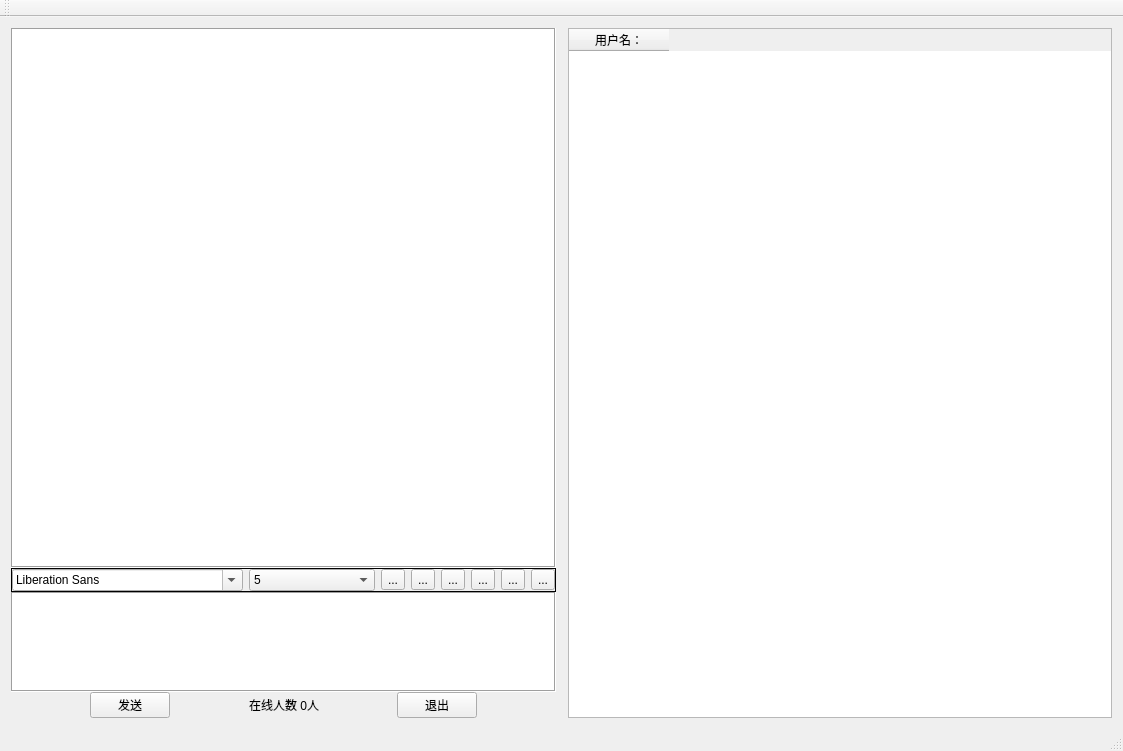
<?xml version="1.0" encoding="UTF-8"?>
<ui version="4.0">
 <class>vsqtprojectClass</class>
 <widget class="QMainWindow" name="vsqtprojectClass">
  <property name="geometry">
   <rect>
    <x>0</x>
    <y>0</y>
    <width>1123</width>
    <height>751</height>
   </rect>
  </property>
  <property name="windowTitle">
   <string>vsqtproject</string>
  </property>
  <widget class="QWidget" name="centralWidget">
   <layout class="QHBoxLayout" name="horizontalLayout_7">
    <item>
     <widget class="QWidget" name="widget_9" native="true">
      <layout class="QHBoxLayout" name="horizontalLayout_6">
       <property name="leftMargin">
        <number>0</number>
       </property>
       <property name="topMargin">
        <number>0</number>
       </property>
       <property name="rightMargin">
        <number>0</number>
       </property>
       <property name="bottomMargin">
        <number>0</number>
       </property>
       <item>
        <widget class="QWidget" name="widget_5" native="true">
         <layout class="QVBoxLayout" name="verticalLayout_2">
          <property name="spacing">
           <number>0</number>
          </property>
          <property name="leftMargin">
           <number>0</number>
          </property>
          <property name="topMargin">
           <number>0</number>
          </property>
          <property name="rightMargin">
           <number>0</number>
          </property>
          <property name="bottomMargin">
           <number>0</number>
          </property>
          <item>
           <widget class="QWidget" name="widget_3" native="true">
            <layout class="QVBoxLayout" name="verticalLayout">
             <property name="leftMargin">
              <number>0</number>
             </property>
             <property name="topMargin">
              <number>0</number>
             </property>
             <property name="rightMargin">
              <number>0</number>
             </property>
             <property name="bottomMargin">
              <number>0</number>
             </property>
            </layout>
           </widget>
          </item>
          <item>
           <widget class="QWidget" name="widget" native="true">
            <layout class="QHBoxLayout" name="horizontalLayout">
             <property name="leftMargin">
              <number>0</number>
             </property>
             <property name="topMargin">
              <number>0</number>
             </property>
             <property name="rightMargin">
              <number>0</number>
             </property>
             <property name="bottomMargin">
              <number>0</number>
             </property>
             <item>
              <widget class="QTextBrowser" name="msgBrowser">
               <property name="frameShape">
                <enum>QFrame::Box</enum>
               </property>
              </widget>
             </item>
            </layout>
           </widget>
          </item>
          <item>
           <widget class="QWidget" name="widget_4" native="true">
            <layout class="QHBoxLayout" name="horizontalLayout_3">
             <property name="leftMargin">
              <number>0</number>
             </property>
             <property name="topMargin">
              <number>0</number>
             </property>
             <property name="rightMargin">
              <number>0</number>
             </property>
             <property name="bottomMargin">
              <number>0</number>
             </property>
             <item>
              <widget class="QFrame" name="">
               <property name="frameShape">
                <enum>QFrame::Box</enum>
               </property>
               <layout class="QHBoxLayout" name="horizontalLayout_2">
                <property name="leftMargin">
                 <number>0</number>
                </property>
                <property name="topMargin">
                 <number>0</number>
                </property>
                <property name="rightMargin">
                 <number>0</number>
                </property>
                <property name="bottomMargin">
                 <number>0</number>
                </property>
                <item>
                 <widget class="QFontComboBox" name="fontCbx"/>
                </item>
                <item>
                 <widget class="QComboBox" name="sizecbx">
                  <item>
                   <property name="text">
                    <string>5</string>
                   </property>
                  </item>
                  <item>
                   <property name="text">
                    <string>6</string>
                   </property>
                  </item>
                  <item>
                   <property name="text">
                    <string>7</string>
                   </property>
                  </item>
                  <item>
                   <property name="text">
                    <string>8</string>
                   </property>
                  </item>
                  <item>
                   <property name="text">
                    <string>9</string>
                   </property>
                  </item>
                  <item>
                   <property name="text">
                    <string>10</string>
                   </property>
                  </item>
                  <item>
                   <property name="text">
                    <string>11</string>
                   </property>
                  </item>
                  <item>
                   <property name="text">
                    <string>12</string>
                   </property>
                  </item>
                  <item>
                   <property name="text">
                    <string>13</string>
                   </property>
                  </item>
                  <item>
                   <property name="text">
                    <string>14</string>
                   </property>
                  </item>
                  <item>
                   <property name="text">
                    <string>15</string>
                   </property>
                  </item>
                 </widget>
                </item>
                <item>
                 <widget class="QToolButton" name="boldTBtn">
                  <property name="toolTip">
                   <string>加粗</string>
                  </property>
                  <property name="text">
                   <string>...</string>
                  </property>
                  <property name="icon">
                   <iconset>
                    <normaloff>images/jiacu.jpg</normaloff>images/jiacu.jpg</iconset>
                  </property>
                  <property name="checkable">
                   <bool>true</bool>
                  </property>
                 </widget>
                </item>
                <item>
                 <widget class="QToolButton" name="italicTbtn">
                  <property name="toolTip">
                   <string>倾斜</string>
                  </property>
                  <property name="text">
                   <string>...</string>
                  </property>
                  <property name="checkable">
                   <bool>true</bool>
                  </property>
                 </widget>
                </item>
                <item>
                 <widget class="QToolButton" name="underlineTBtn">
                  <property name="toolTip">
                   <string>下划线</string>
                  </property>
                  <property name="text">
                   <string>...</string>
                  </property>
                  <property name="checkable">
                   <bool>true</bool>
                  </property>
                 </widget>
                </item>
                <item>
                 <widget class="QToolButton" name="colorTBtn">
                  <property name="toolTip">
                   <string>颜色</string>
                  </property>
                  <property name="text">
                   <string>...</string>
                  </property>
                 </widget>
                </item>
                <item>
                 <widget class="QToolButton" name="saveTBtn">
                  <property name="toolTip">
                   <string>保存</string>
                  </property>
                  <property name="text">
                   <string>...</string>
                  </property>
                 </widget>
                </item>
                <item>
                 <widget class="QToolButton" name="clearTBtn">
                  <property name="toolTip">
                   <string>清空</string>
                  </property>
                  <property name="text">
                   <string>...</string>
                  </property>
                 </widget>
                </item>
               </layout>
              </widget>
             </item>
            </layout>
           </widget>
          </item>
          <item>
           <widget class="QTextEdit" name="msgTxtEdit">
            <property name="enabled">
             <bool>true</bool>
            </property>
            <property name="maximumSize">
             <size>
              <width>16777215</width>
              <height>100</height>
             </size>
            </property>
            <property name="frameShape">
             <enum>QFrame::Box</enum>
            </property>
           </widget>
          </item>
          <item>
           <widget class="QWidget" name="widget_6" native="true">
            <layout class="QHBoxLayout" name="horizontalLayout_4">
             <property name="spacing">
              <number>0</number>
             </property>
             <property name="leftMargin">
              <number>0</number>
             </property>
             <property name="topMargin">
              <number>0</number>
             </property>
             <property name="rightMargin">
              <number>0</number>
             </property>
             <property name="bottomMargin">
              <number>0</number>
             </property>
             <item>
              <spacer name="horizontalSpacer_3">
               <property name="orientation">
                <enum>Qt::Horizontal</enum>
               </property>
               <property name="sizeHint" stdset="0">
                <size>
                 <width>40</width>
                 <height>20</height>
                </size>
               </property>
              </spacer>
             </item>
             <item>
              <widget class="QPushButton" name="sendBTn">
               <property name="text">
                <string>发送</string>
               </property>
              </widget>
             </item>
             <item>
              <spacer name="horizontalSpacer">
               <property name="orientation">
                <enum>Qt::Horizontal</enum>
               </property>
               <property name="sizeHint" stdset="0">
                <size>
                 <width>40</width>
                 <height>20</height>
                </size>
               </property>
              </spacer>
             </item>
             <item>
              <widget class="QLabel" name="userNumLbl">
               <property name="text">
                <string>在线人数 0人</string>
               </property>
              </widget>
             </item>
             <item>
              <spacer name="horizontalSpacer_2">
               <property name="orientation">
                <enum>Qt::Horizontal</enum>
               </property>
               <property name="sizeHint" stdset="0">
                <size>
                 <width>40</width>
                 <height>20</height>
                </size>
               </property>
              </spacer>
             </item>
             <item>
              <widget class="QPushButton" name="exitBtn">
               <property name="text">
                <string>退出</string>
               </property>
              </widget>
             </item>
             <item>
              <spacer name="horizontalSpacer_4">
               <property name="orientation">
                <enum>Qt::Horizontal</enum>
               </property>
               <property name="sizeHint" stdset="0">
                <size>
                 <width>40</width>
                 <height>20</height>
                </size>
               </property>
              </spacer>
             </item>
            </layout>
           </widget>
          </item>
          <item>
           <widget class="QWidget" name="widget_2" native="true"/>
          </item>
         </layout>
        </widget>
       </item>
       <item>
        <widget class="QWidget" name="widget_7" native="true">
         <layout class="QVBoxLayout" name="verticalLayout_3">
          <property name="leftMargin">
           <number>0</number>
          </property>
          <property name="topMargin">
           <number>0</number>
          </property>
          <property name="rightMargin">
           <number>0</number>
          </property>
          <property name="bottomMargin">
           <number>0</number>
          </property>
         </layout>
        </widget>
       </item>
       <item>
        <widget class="QWidget" name="widget_8" native="true">
         <layout class="QHBoxLayout" name="horizontalLayout_5">
          <property name="leftMargin">
           <number>0</number>
          </property>
          <property name="topMargin">
           <number>0</number>
          </property>
          <property name="rightMargin">
           <number>0</number>
          </property>
          <property name="bottomMargin">
           <number>0</number>
          </property>
          <item>
           <widget class="QTableWidget" name="userTblWidget">
            <column>
             <property name="text">
              <string>用户名：</string>
             </property>
            </column>
           </widget>
          </item>
         </layout>
        </widget>
       </item>
      </layout>
     </widget>
    </item>
   </layout>
  </widget>
  <widget class="QMenuBar" name="menuBar">
   <property name="geometry">
    <rect>
     <x>0</x>
     <y>0</y>
     <width>1123</width>
     <height>26</height>
    </rect>
   </property>
  </widget>
  <widget class="QToolBar" name="mainToolBar">
   <attribute name="toolBarArea">
    <enum>TopToolBarArea</enum>
   </attribute>
   <attribute name="toolBarBreak">
    <bool>false</bool>
   </attribute>
  </widget>
  <widget class="QStatusBar" name="statusBar"/>
 </widget>
 <layoutdefault spacing="6" margin="11"/>
 <resources>
  <include location="vsqtproject.qrc"/>
 </resources>
 <connections/>
</ui>
